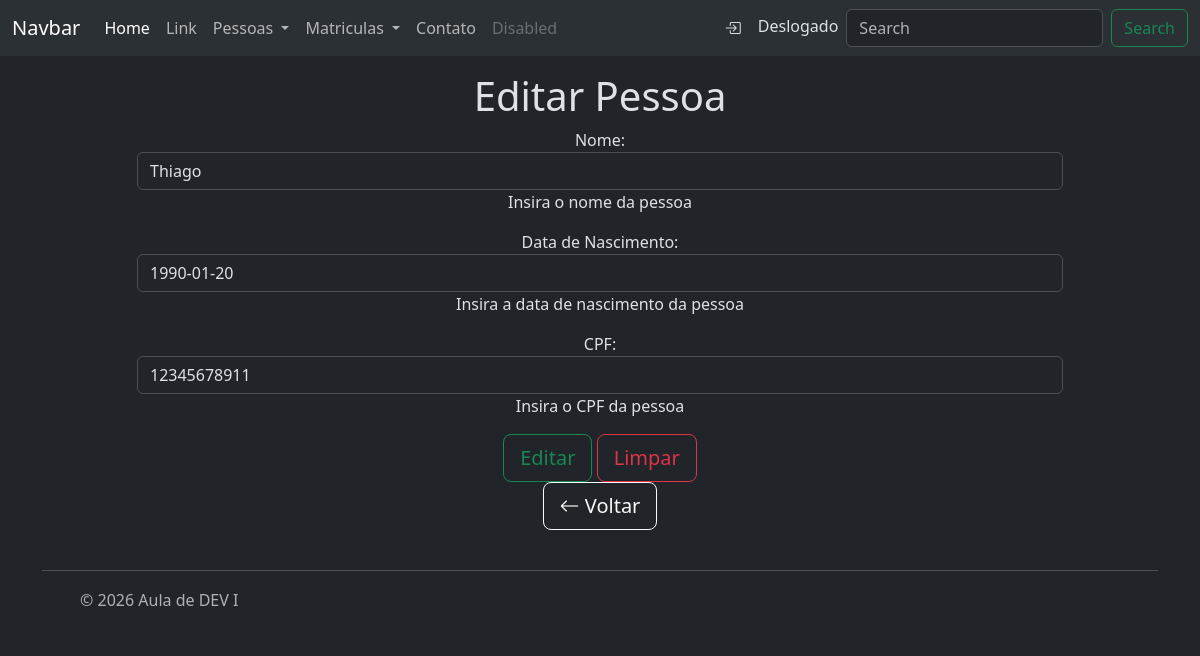
The app's page /relacionamentos/person/funcao/update/123 with its own data.
### relacionamentos/models/pessoa.py (models this page shows, shortened)
class Pessoa(BaseModel):
    nome = models.CharField(max_length=100
                            , verbose_name='Nome'
                            , help_text='Insira o nome da pessoa'
                            , validators=[MinLengthValidator(5)])
    data_nascimento = models.DateField(verbose_name='Data de Nascimento'
                                      , help_text='Insira a data de nascimento da pessoa')
    cpf = models.CharField(max_length=11, unique=True
                           , validators=[MinLengthValidator(11), validacao_cpf]
                           , help_text='Insira o CPF da pessoa'
                           , verbose_name='CPF')

### relacionamentos/views/person.py (the view)
# urls.py: path("person/funcao/update/<int:id>", person.update, name="funcao_person_update"),
def update(request, id):
    person = get_object_or_404(Pessoa, id=id)
    form = None
    if request.method == "GET":
        form = PersonForm(instance=person)
    elif request.method == "POST":
        form = PersonForm(request.POST ,instance=person)
        if form.is_valid():
            form.save()
            return redirect ("relacionamentos:funcao_person_list")
    contexto = {"formulario": form, "pessoa": person}
    return render(request, "person/update.html", contexto)

### relacionamentos/forms/person.py
class PersonForm(BaseForm):
    class Meta:
        model = Pessoa
        fields = "__all__"

### relacionamentos/templates/person/update.html (shortened to what this page needs)
{% extends "base.html" %}
{% block title %}
<h1>Editar Pessoa</h1>
{% endblock title%}
{%block content%}
<form id="person" method="post" action="{% url 'relacionamentos:funcao_person_update' pessoa.id %}">
    {{ formulario.as_p }}
    <button type="submit" class="btn btn-outline-success btn-lg" form="person"> Editar</button>
    <button type="reset" class="btn btn-outline-danger btn-lg" form="person"> Limpar</button>
    <br>
    <a class="btn btn-outline-light btn-lg" role='button' href="{% url 'relacionamentos:funcao_person_list' %}">
        <i class="bi bi-arrow-left"></i>
        Voltar
    </a>
</form>
{% endblock content %}

### records on screen
Pessoa: nome "Thiago", data_nascimento "1990-01-20", cpf "12345678911"
